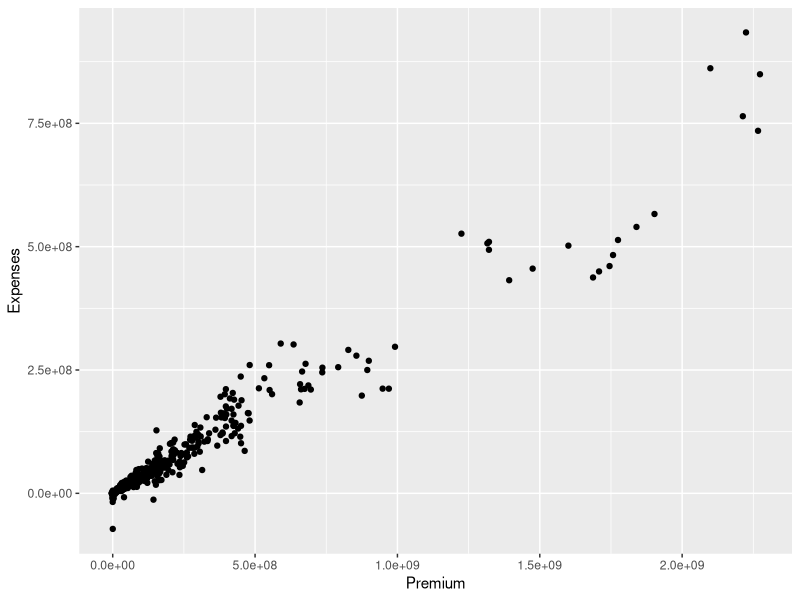
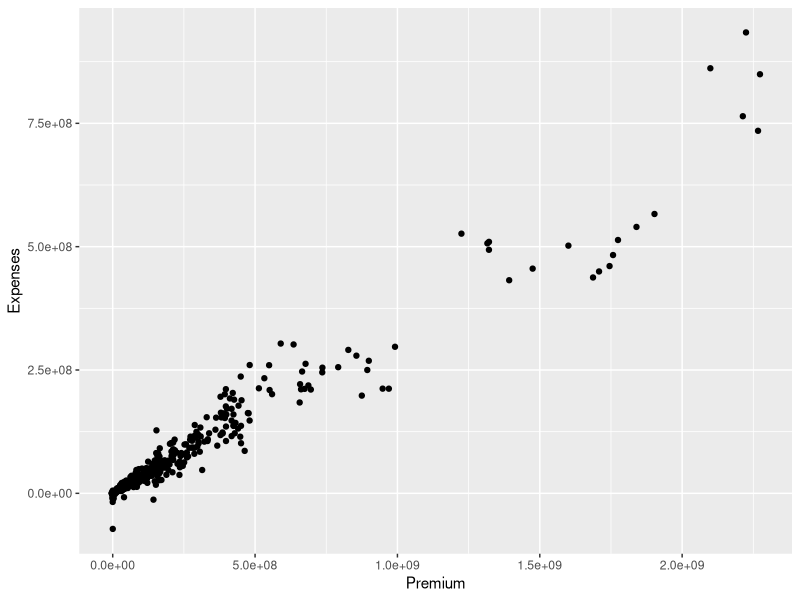
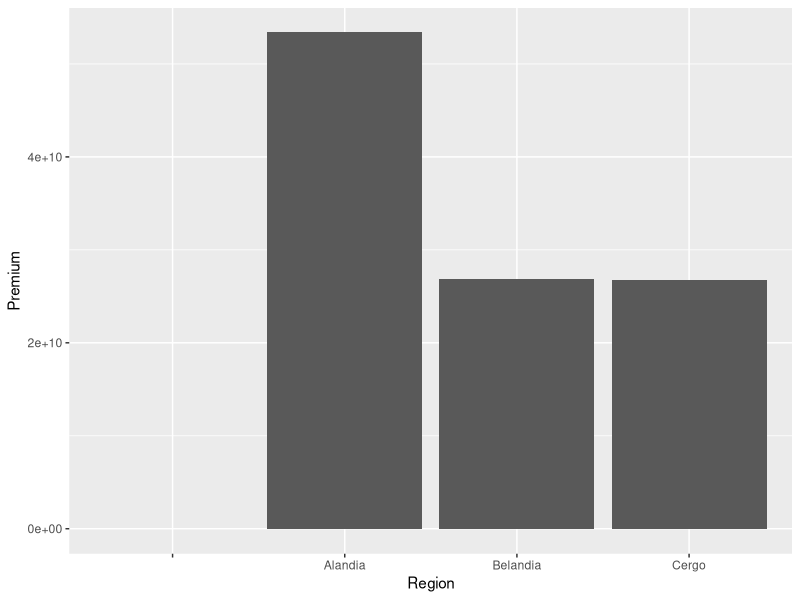
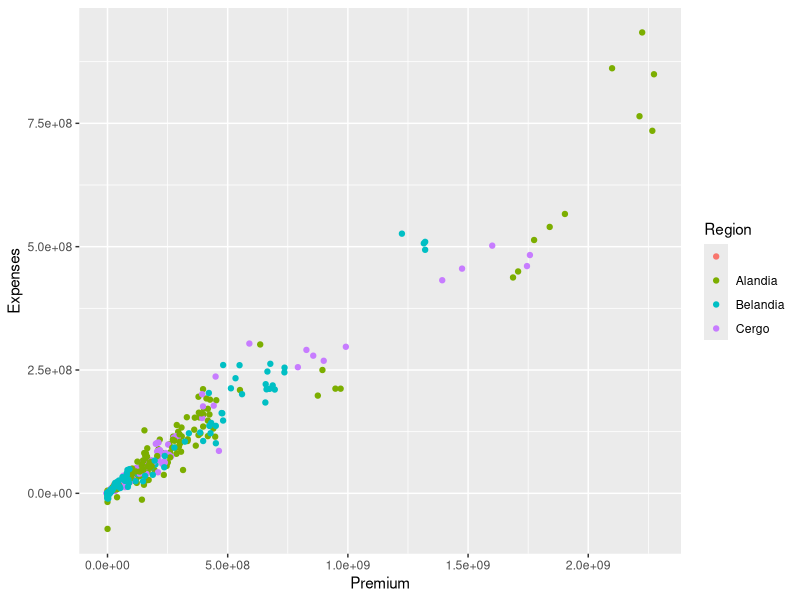
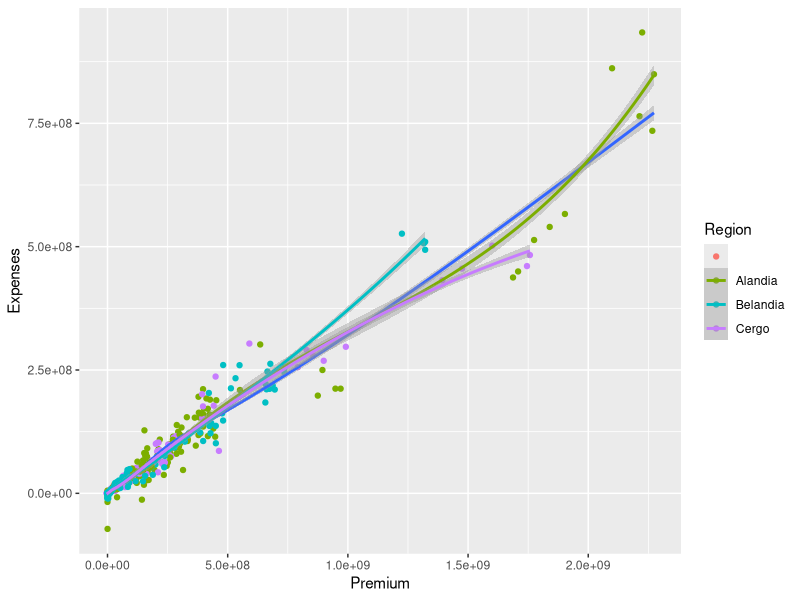
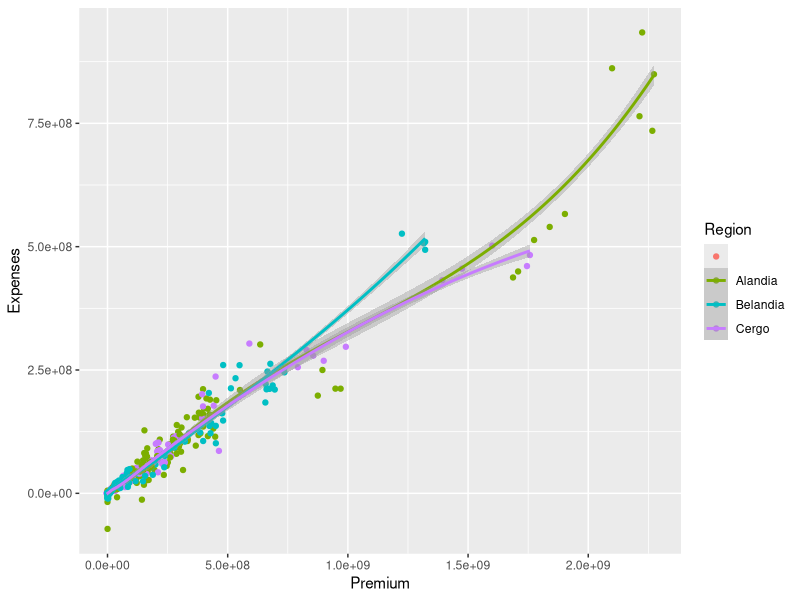

Write R code to recreate these figures, in order.
## ---- chunk 1
# install.packages('ggplot2')
library(ggplot2)
library(dplyr)
## ---- chunk 2
dt_KPI <- read.csv("./Data/lesson2_KPI.csv")
## ---- chunk 3
ggplot(data = dt_KPI, aes(x = Premium, y = Expenses)) +
  geom_point()

dt_KPI %>%
  ggplot(aes(x = Premium, y = Expenses)) +
  geom_point()

dt_KPI %>%
  ggplot(aes(x = Region, y = Premium)) +
  geom_col()
## ---- chunk 4
ggplot(data = dt_KPI) +
  geom_point(mapping = aes(x = Premium, y = Expenses, colour = Region))
## ---- chunk 5
ggplot(data = dt_KPI) +
  geom_point(mapping = aes(x = Premium, y = Expenses, colour = Region)) +
  geom_smooth(mapping = aes(x = Premium, y = Expenses)) +
  geom_smooth(mapping = aes(x = Premium, y = Expenses, color = Region))
## ---- chunk 6
ggplot(
    data = dt_KPI,
    mapping = aes(x = Premium, y = Expenses, colour = Region)
  ) +
  geom_point() +
  geom_smooth()
